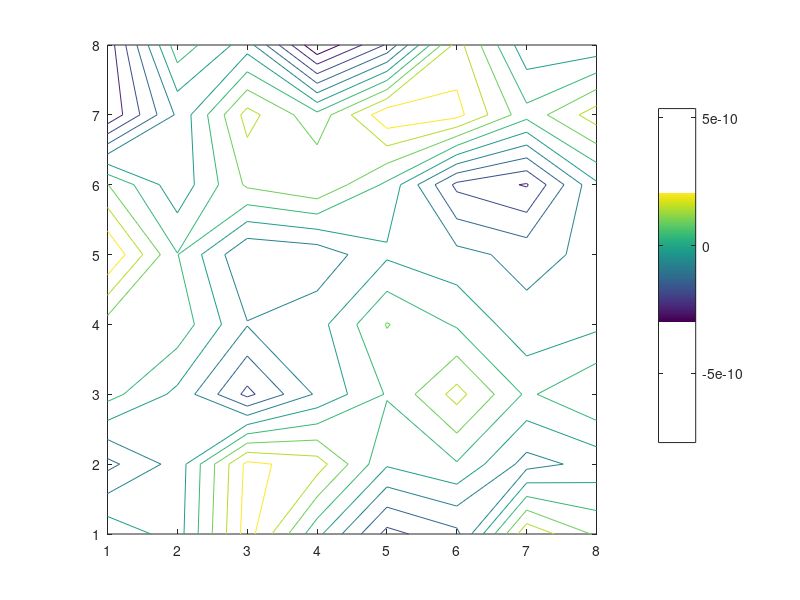

MATLAB code to generate this figure:
clc;
clear;

n = 10;

file1 = fopen('Output.txt','r');
v = fscanf(file1, '%f', [n-2 Inf])';
v_all = zeros(size(v) + 2);

v_all(2:end-1, 2:end-1) = v;
figure(1), contour(rot90(fliplr(v))), axis('square'); 
colorbar;
